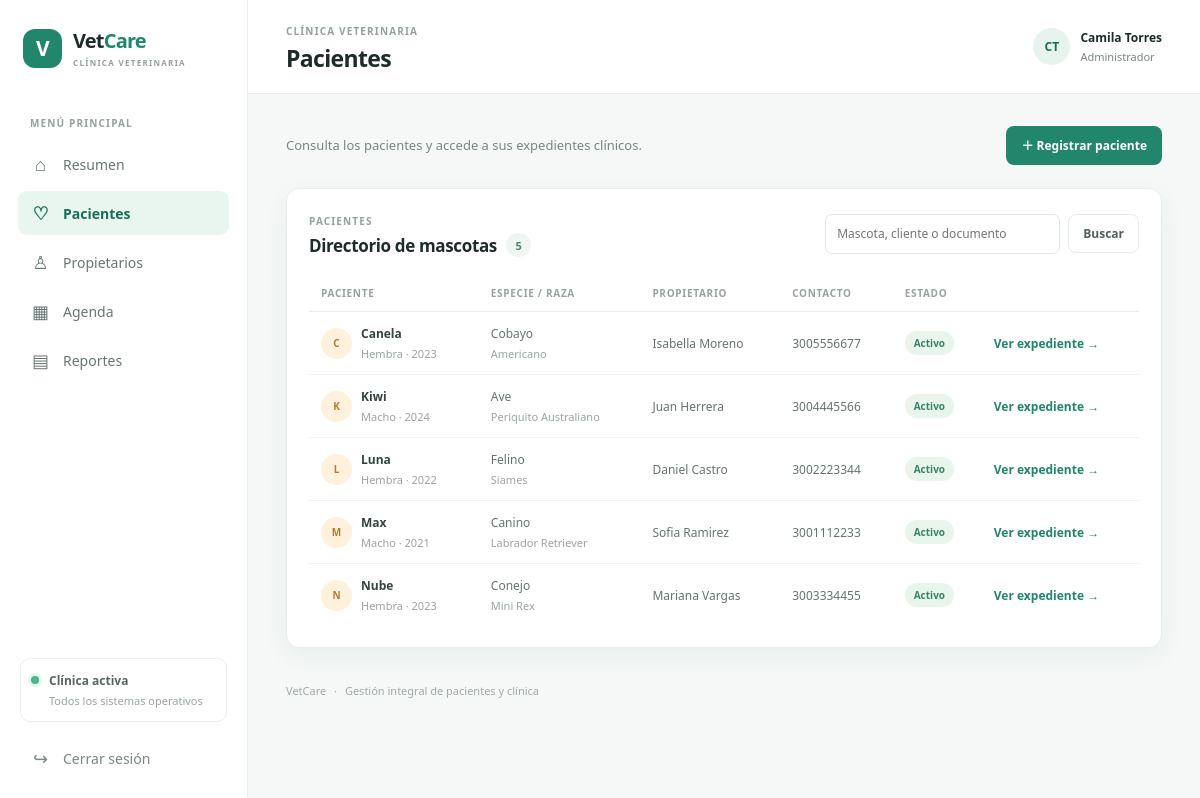
Page /index.php?controller=mascota (signed in) on the committed database.
### tables this page shows
CREATE TABLE mascotas (
    id_mascota        INT UNSIGNED NOT NULL AUTO_INCREMENT,
    propietario_id    INT UNSIGNED NOT NULL,
    raza_id           INT UNSIGNED NOT NULL,
    nombre            VARCHAR(80) NOT NULL,
    fecha_nacimiento  DATE NULL COMMENT 'La edad se calcula (ver vista_mascotas_detalle), no se almacena',
    sexo              ENUM('Macho','Hembra') NOT NULL,
    color             VARCHAR(50) NULL,
    esterilizado      TINYINT(1) NOT NULL DEFAULT 0,
    microchip         VARCHAR(30) NULL,
    activo            TINYINT(1) NOT NULL DEFAULT 1,
    fecha_registro    DATETIME NOT NULL DEFAULT CURRENT_TIMESTAMP,
    PRIMARY KEY (id_mascota),
    UNIQUE KEY uq_mascotas_microchip (microchip),
    KEY idx_mascotas_propietario (propietario_id),
    KEY idx_mascotas_raza (raza_id),
    KEY idx_mascotas_nombre (nombre),
    CONSTRAINT fk_mascotas_propietario FOREIGN KEY (propietario_id)
        REFERENCES propietarios (id_propietario)
        ON DELETE RESTRICT ON UPDATE CASCADE,
    CONSTRAINT fk_mascotas_raza FOREIGN KEY (raza_id)
        REFERENCES razas (id_raza)
        ON DELETE RESTRICT ON UPDATE CASCADE
);

CREATE TABLE especies (
    id_especie  INT UNSIGNED NOT NULL AUTO_INCREMENT,
    nombre      VARCHAR(50) NOT NULL,
    PRIMARY KEY (id_especie),
    UNIQUE KEY uq_especies_nombre (nombre)
);

CREATE TABLE razas (
    id_raza     INT UNSIGNED NOT NULL AUTO_INCREMENT,
    especie_id  INT UNSIGNED NOT NULL,
    nombre      VARCHAR(80) NOT NULL,
    PRIMARY KEY (id_raza),
    UNIQUE KEY uq_razas_especie_nombre (especie_id, nombre),
    CONSTRAINT fk_razas_especie FOREIGN KEY (especie_id)
        REFERENCES especies (id_especie)
        ON DELETE RESTRICT ON UPDATE CASCADE
);

CREATE TABLE propietarios (
    id_propietario  INT UNSIGNED NOT NULL AUTO_INCREMENT,
    tipo_documento  ENUM('CC','CE','TI','PAS','NIT') NOT NULL DEFAULT 'CC',
    documento       VARCHAR(20)  NOT NULL COMMENT 'Cédula / documento: identificador único del cliente',
    nombres         VARCHAR(100) NOT NULL,
    apellidos       VARCHAR(100) NOT NULL,
    telefono        VARCHAR(20)  NOT NULL,
    direccion       VARCHAR(200) NULL,
    correo          VARCHAR(150) NULL,
    fecha_registro  DATETIME NOT NULL DEFAULT CURRENT_TIMESTAMP,
    PRIMARY KEY (id_propietario),
    UNIQUE KEY uq_propietarios_documento (documento),
    UNIQUE KEY uq_propietarios_correo (correo),
    KEY idx_propietarios_apellidos (apellidos, nombres)
);

### app/controllers/MascotaController.php (called while the page is built, shortened)
<?php
final class MascotaController extends Controller
{
    public function index(): void
    {
        $search = isset($_GET['q']) && is_string($_GET['q']) ? trim($_GET['q']) : '';
        $this->view('mascotas/index', [
            'pets' => (new Mascota($this->pdo))->listar(mb_substr($search, 0, 100)),
            'search' => $search,
        ]);
    }
}

### index.php (called while the page is built, shortened)
<?php
function e(mixed $value): string
{
    return htmlspecialchars((string) $value, ENT_QUOTES | ENT_SUBSTITUTE, 'UTF-8');
}
require_once ROOT_PATH . '/app/config/database.php';
require_once ROOT_PATH . '/app/controllers/MascotaController.php';
$controllerName = isset($_GET['controller']) && is_string($_GET['controller'])
    ? $_GET['controller']
    : (isset($_SESSION['user']) ? 'dashboard' : 'auth');
$action = isset($_GET['action']) && is_string($_GET['action'])
    ? $_GET['action']
    : ($controllerName === 'auth' ? 'login' : 'index');
try {
    $controller = new $controllerClass($pdo);
    $controller->{$action}();
} catch (Throwable $exception) {
    error_log((string) $exception);
    if (http_response_code() < 400) {
        http_response_code(500);
    }
    echo '<!doctype html><html lang="es"><meta charset="utf-8"><title>Error</title>';
    echo '<body><main><h1>No fue posible completar la solicitud</h1>';
    echo '<p>Ocurrió un error interno. Inténtalo nuevamente o contacta al administrador.</p>';
    echo '<p><a href="index.php">Volver al inicio</a></p></main></body></html>';
}

### app/models/Mascota.php (called while the page is built, shortened)
<?php
final class Mascota
{
    public function listar(string $search = ''): array
    {
        $statement = $this->pdo->prepare(
            "SELECT m.id_mascota, m.nombre, m.sexo, m.fecha_nacimiento, m.activo,
                    p.id_propietario, p.nombres AS propietario_nombres,
                    p.apellidos AS propietario_apellidos, p.telefono,
                    e.nombre AS especie, r.nombre AS raza
             FROM mascotas m
             INNER JOIN propietarios p ON p.id_propietario = m.propietario_id
             INNER JOIN razas r ON r.id_raza = m.raza_id
             INNER JOIN especies e ON e.id_especie = r.especie_id
             WHERE (:search = '' OR m.nombre LIKE :mascota
                    OR p.nombres LIKE :nombres OR p.apellidos LIKE :apellidos
                    OR p.documento LIKE :documento)
             ORDER BY m.activo DESC, m.nombre"
        );
        $like = '%' . $search . '%';
        $statement->execute([
            'search' => $search,
            'mascota' => $like,
            'nombres' => $like,
            'apellidos' => $like,
            'documento' => $like,
        ]);
        return $statement->fetchAll();
    }
}

### app/views/mascotas/index.php (the view, shortened to what this page needs)
<div class="page-toolbar">
    <p class="muted">Consulta los pacientes y accede a sus expedientes clínicos.</p>
    <?php if (in_array($_SESSION['user']['rol'], ['Administrador', 'Recepcionista'], true)): ?>
        <a class="button button-primary" href="index.php?controller=mascota&action=create">＋ Registrar paciente</a>
    <?php endif; ?>
</div>
<section class="panel">
    <div class="panel-heading">
        <div><span class="eyebrow">PACIENTES</span><h2>Directorio de mascotas <span class="count-pill"><?= count($pets) ?></span></h2></div>
        <form class="search-form" method="get" action="index.php">
            <input type="search" name="q" value="<?= e($search) ?>" placeholder="Mascota, cliente o documento" aria-label="Buscar pacientes">
            <button class="button button-light" type="submit">Buscar</button>
        </form>
    </div>
    <?php if ($pets === []): ?>
        <div class="empty-state"><strong>No hay pacientes registrados</strong><span>Registra una mascota para comenzar a gestionar su expediente.</span></div>
    <?php else: ?>
        <div class="table-wrap"><table>
            <thead><tr><th>Paciente</th><th>Especie / raza</th><th>Propietario</th><th>Contacto</th><th>Estado</th><th></th></tr></thead>
            <tbody><?php foreach ($pets as $pet): ?>
                <tr>
                    <td><span class="table-person"><span class="avatar avatar-small avatar-pet"><?= e(strtoupper(substr($pet['nombre'], 0, 1))) ?></span><span><strong><?= e($pet['nombre']) ?></strong><small><?= e($pet['sexo']) ?><?= $pet['fecha_nacimiento'] ? ' · ' . e(date('Y', strtotime($pet['fecha_nacimiento']))) : '' ?></small></span></span></td>
                    <td><?= e($pet['especie']) ?><small class="block-muted"><?= e($pet['raza']) ?></small></td>
                    <td><?= e($pet['propietario_nombres'] . ' ' . $pet['propietario_apellidos']) ?></td>
                    <td><?= e($pet['telefono']) ?></td>
                    <td><span class="badge <?= $pet['activo'] ? 'badge-completada' : 'badge-cancelada' ?>"><?= $pet['activo'] ? 'Activo' : 'Inactivo' ?></span></td>
                    <td><a class="text-link" href="index.php?controller=mascota&action=show&id=<?= e($pet['id_mascota']) ?>">Ver expediente →</a></td>
                </tr>
            <?php endforeach; ?></tbody>
        </table></div>
    <?php endif; ?>
</section>

### public/css/app.css (style rules this page uses)
:root { --ink: #1d2b2a; --muted: #788684; --line: #e8eeeb; --surface: #ffffff; --canvas: #f5f8f6; --green: #21866c; --green-dark: #176f59; --mint: #e5f5ee; --blue: #e9f1fb; --gold: #fff4d8; --rose: #ffedf0; --shadow: 0 8px 26px rgba(37, 71, 58, .055); }
* { box-sizing: border-box; }
body { margin: 0; background: var(--canvas); color: var(--ink); font-family: "Segoe UI", Arial, sans-serif; font-size: 14px; }
a { color: inherit; text-decoration: none; }
button, input, select, textarea { font: inherit; }
button, a, select { -webkit-tap-highlight-color: transparent; }
h1, h2, h3, p { margin-top: 0; }
h1, h2, h3, .brand { font-family: "Segoe UI", Arial, sans-serif; }
.nav-caption, .eyebrow { color: #96a19e; font-size: 10px; font-weight: 700; letter-spacing: 1.15px; }
.clinic-status small, .table-person small { display: block; margin-top: 4px; color: #9aa4a1; font-size: 11px; font-weight: 400; }
.avatar { display: inline-grid; flex: 0 0 auto; width: 37px; height: 37px; place-items: center; border-radius: 50%; background: #e7f3ed; color: var(--green-dark); font-size: 12px; font-weight: 700; }
.avatar-small { width: 31px; height: 31px; font-size: 10px; }
.avatar-pet { background: #fff1dc; color: #b77832; }
.welcome-row, .page-toolbar, .panel-heading { display: flex; align-items: center; justify-content: space-between; gap: 18px; }
.welcome-row .muted, .page-toolbar .muted { margin: 0; }
.muted { color: var(--muted); font-size: 13px; line-height: 1.6; }
.metric-card, .panel { border: 1px solid var(--line); border-radius: 13px; background: var(--surface); box-shadow: var(--shadow); }
.panel { overflow: hidden; padding: 21px 22px; }
.panel-heading { margin-bottom: 18px; }
.panel-heading h2 { display: flex; align-items: center; gap: 9px; margin: 4px 0 0; font-size: 17px; letter-spacing: -.35px; }
.text-link, .back-link { color: var(--green); font-size: 12px; font-weight: 700; }
.button { display: inline-flex; min-height: 39px; align-items: center; justify-content: center; gap: 7px; padding: 0 14px; border: 1px solid transparent; border-radius: 8px; font-size: 12px; font-weight: 700; cursor: pointer; transition: .15s ease; }
.button-primary { background: var(--green); color: #fff; }
.button-light { border-color: #e3ebe7; background: #fff; color: #52615d; }
.count-pill { display: inline-flex; min-width: 25px; height: 24px; align-items: center; justify-content: center; padding: 0 7px; border-radius: 20px; background: #eff5f1; color: #52836f; font: 700 11px "Segoe UI", Arial, sans-serif; }
.table-wrap { width: 100%; overflow-x: auto; }
table { width: 100%; border-collapse: collapse; text-align: left; white-space: nowrap; }
th { padding: 11px 12px; border-bottom: 1px solid var(--line); color: #98a29f; font-size: 10px; font-weight: 700; letter-spacing: .7px; text-transform: uppercase; }
td { padding: 13px 12px; border-bottom: 1px solid #f0f3f1; color: #667470; font-size: 12px; }
tbody tr:last-child td { border-bottom: 0; }
.strong, td strong { color: #344440; font-weight: 700; }
.table-person { display: inline-flex; align-items: center; gap: 9px; color: #394944; font-weight: 600; }
.table-person .avatar { vertical-align: middle; }
.block-muted { display: block; margin-top: 4px; color: #9aa4a1; font-size: 11px; }
.badge { display: inline-flex; align-items: center; padding: 5px 9px; border-radius: 20px; font-size: 10px; font-weight: 700; }
.badge-completada { background: #e7f5ed; color: #398465; }
.page-toolbar { min-height: 42px; }
.search-form, .filter-form { display: flex; align-items: center; gap: 8px; }
.search-form input { width: 235px; }
input, select, textarea { width: 100%; min-height: 40px; padding: 9px 11px; border: 1px solid #dfe7e3; border-radius: 7px; outline: 0; background: #fff; color: #344440; font-size: 12px; transition: border-color .15s, box-shadow .15s; }

### rows in the picture
mascotas: nombre "C", nombre "Canela", sexo "Hembra", fecha_nacimiento "2023", especies.nombre "Cobayo", raza.nombre "Americano", propietario.apellidos "Isabella Moreno", propietario.telefono "3005556677", activo "Activo"
mascotas: nombre "K", nombre "Kiwi", sexo "Macho", fecha_nacimiento "2024", especies.nombre "Ave", raza.nombre "Periquito Australiano", propietario.apellidos "Juan Herrera", propietario.telefono "3004445566", activo "Activo"
mascotas: nombre "L", nombre "Luna", sexo "Hembra", fecha_nacimiento "2022", especies.nombre "Felino", raza.nombre "Siames", propietario.apellidos "Daniel Castro", propietario.telefono "3002223344", activo "Activo"
mascotas: nombre "M", nombre "Max", sexo "Macho", fecha_nacimiento "2021", especies.nombre "Canino", raza.nombre "Labrador Retriever", propietario.apellidos "Sofia Ramirez", propietario.telefono "3001112233", activo "Activo"
mascotas: nombre "N", nombre "Nube", sexo "Hembra", fecha_nacimiento "2023", especies.nombre "Conejo", raza.nombre "Mini Rex", propietario.apellidos "Mariana Vargas", propietario.telefono "3003334455", activo "Activo"

### other values in the picture
$pageTitle "Pacientes"
$initials "CT"
$name "Camila Torres"
$role "Administrador"
count($pets) "5"
